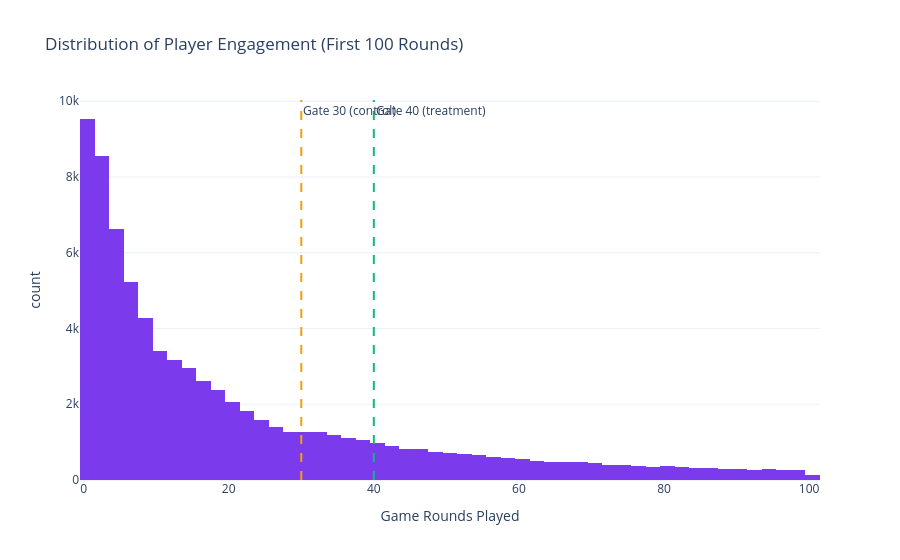

Write notebook code for a chart like this one.
### Markdown cell above
Approximately 4.4% of users never played a single round. This level of zero-round churn is within an expected range for mobile games and does not indicate a systemic onboarding issue. These players are retained in the analysis, as their absence from gameplay is itself a behavioral signal that should be captured in retention metrics

### Code cell
# Histogram of game rounds: capped at 100 to focus on the core player population
# Gate positions are overlaid to contextualize where most players stop relative to the experiment
df_hist = df[df['sum_gamerounds'] <= 100]

fig = px.histogram(
    df_hist,
    x='sum_gamerounds',
    nbins=100,
    color_discrete_sequence=['#7C3AED'],
    labels={'sum_gamerounds': 'Game Rounds Played', 'count': 'Number of Players'},
    title='Distribution of Player Engagement (First 100 Rounds)'
)

# Overlay vertical lines to mark gate positions
fig.add_vline(x=30, line_dash='dash', line_color='#F59E0B',
              annotation_text='Gate 30 (control)', annotation_position='top right')
fig.add_vline(x=40, line_dash='dash', line_color='#10B981',
              annotation_text='Gate 40 (treatment)', annotation_position='top right')

fig.show()

### Figure 1 — Plotly figure (JSON) as saved in the notebook; plotly's stock layout.template omitted (floating-point values rounded to 4 significant figures; data arrays with more than 128 entries replaced by an {"elided": "..."} marker saying what was removed)
{"data": [{"bingroup": "x", "hovertemplate": "Game Rounds Played=%{x}<br>count=%{y}<extra></extra>", "legendgroup": "", "marker": {"color": "#7C3AED", "pattern": {"shape": ""}}, "name": "", "nbinsx": 100, "orientation": "v", "showlegend": false, "type": "histogram", "x": {"elided": "77804 int values"}, "xaxis": "x", "yaxis": "y"}], "layout": {"annotations": [{"showarrow": false, "text": "Gate 30 (control)", "x": 30, "xanchor": "left", "xref": "x", "y": 1, "yanchor": "top", "yref": "y domain"}, {"showarrow": false, "text": "Gate 40 (treatment)", "x": 40, "xanchor": "left", "xref": "x", "y": 1, "yanchor": "top", "yref": "y domain"}], "barmode": "relative", "legend": {"tracegroupgap": 0}, "shapes": [{"line": {"color": "#F59E0B", "dash": "dash"}, "type": "line", "x0": 30, "x1": 30, "xref": "x", "y0": 0, "y1": 1, "yref": "y domain"}, {"line": {"color": "#10B981", "dash": "dash"}, "type": "line", "x0": 40, "x1": 40, "xref": "x", "y0": 0, "y1": 1, "yref": "y domain"}], "title": {"text": "Distribution of Player Engagement (First 100 Rounds)"}, "xaxis": {"anchor": "y", "domain": [0, 1], "title": {"text": "Game Rounds Played"}}, "yaxis": {"anchor": "x", "domain": [0, 1], "title": {"text": "count"}}}}
